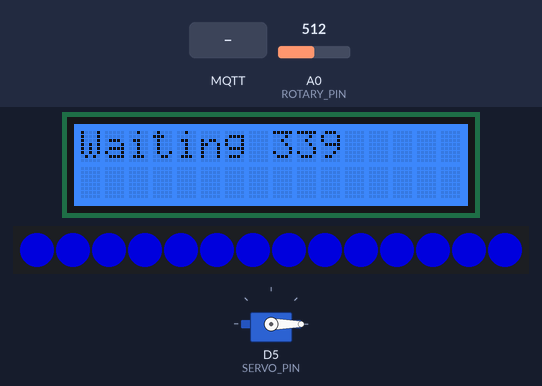
This sketch was run on a simulated ESP8266 (NodeMCU). Shown: 16×2 character LCD, servo, 14 RGB LEDs in strip order, left to right. Inputs (shaded band) come from the test bench; at power-on: A0 (ROTARY_PIN) = 512. Dim RGB values are drawn brighter than linear; WiFi joins after 1.5 s; servers stay silent unless stated; no MQTT or app messages arrive unless stated; what the sketch prints to the serial monitor is not drawn.

Above: at 4.8 s.
4.9 s: MQTT message "1" arrives on the third subscribed topic
At 7.86 s:
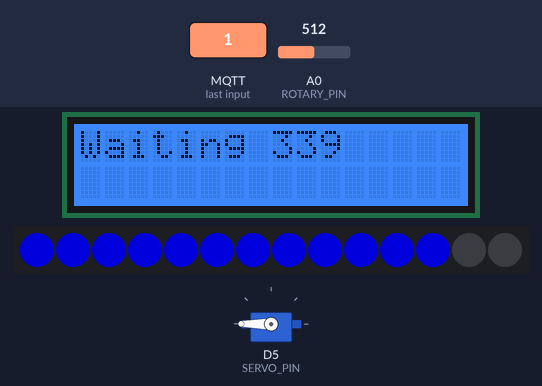
7.9 s: A0 (ROTARY_PIN) set to 306
At 8.6 s:
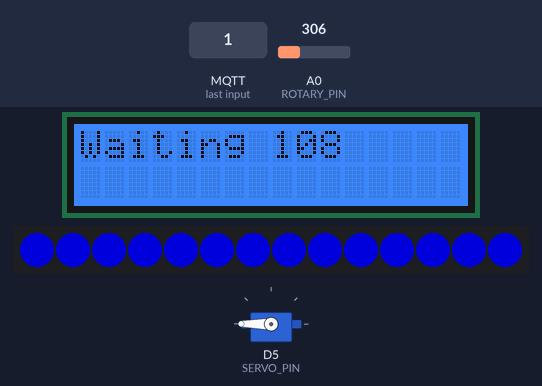
9.4 s: A0 (ROTARY_PIN) set to 522
At 12.0 s:
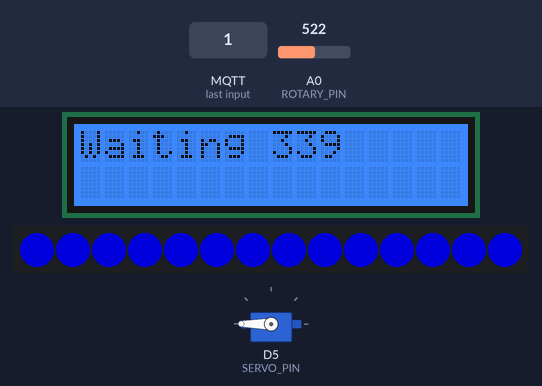
13.9 s: A0 (ROTARY_PIN) set to 511
At 15.5 s:
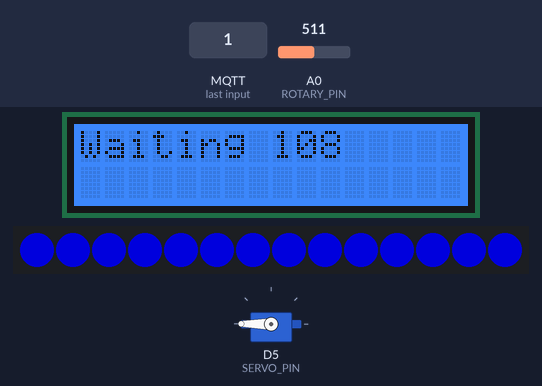
Timing chart, 0 to 17.0 s (numbered marks = the images above; inputs shaded):
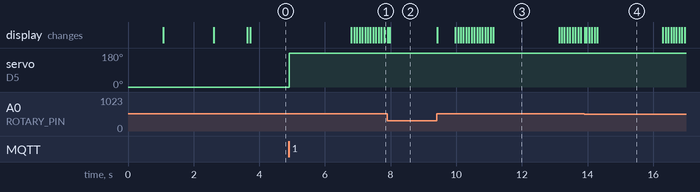

Measured:
- after the input at 4.9 s, servo on D5 (SERVO_PIN): 0° → 180° at once
- after the input at 7.9 s, the display: first changes at once (image 2 shows a later state)
- what the display in image 3 shows lasts 2.0 s, from 11.1 s to 13.1 s

The sketch:

final.ino
```cpp
#include <ESP8266WiFi.h>
#include <PubSubClient.h>
#include <Wire.h>
#include <rgb_lcd.h>
#include <ArduinoJson.h>
#include <Servo.h>          // Servo
#include <Adafruit_NeoPixel.h>  // WS2812 / WS2812B

// ================== WiFi config ==================
const char* ssid     = "CE-Hub-Student";
const char* wifiPass = "casa-ce-gagarin-public-service";

// ================== MQTT config ==================
const char* mqttServer  = "mqtt.cetools.org";
const int   mqttPort    = 1884;
const char* mqttUser    = "student";
const char* mqttPass    = "ce2021-mqtt-forget-whale";

const char* topicBus108 = "student/MUJI/qingshan/bus-108-mini";
const char* topicBus339 = "student/MUJI/qingshan/bus-339-mini";
const char* topicWalk   = "student/MUJI/qingshan/walk";

// ================== hardware pins ==================
const int ROTARY_PIN = A0;   // Grove Rotary Angle sensor to A0
const int SERVO_PIN  = D5;   // MG90S to D5
const int LED_PIN    = D4;   // WS2812 strip data pin
const int NUM_LEDS   = 14;   // first 25 LEDs

// ================== Grove LCD ==================
rgb_lcd lcd;

// ================== MQTT objects ==================
WiFiClient espClient;
PubSubClient client(espClient);

// ================== Servo ==================
Servo curtainServo;
int   currentServoAngle = 0;

// ================== WS2812 strip ==================
Adafruit_NeoPixel strip(NUM_LEDS, LED_PIN, NEO_GRB + NEO_KHZ800);

// ================== data structures ==================
struct BusInfo {
  String route;
  String londonAquatics;   // arrival_london_aquatics
  String stratfordCity;    // arrival_stratford_city
  bool   valid;
  bool   recommended;
};

BusInfo bus108Rec;   // 108: recommended
BusInfo bus108Next;  // 108: next
bool    hasBus108 = false;

BusInfo bus339Rec;   // 339: recommended
BusInfo bus339Next;  // 339: next
bool    hasBus339 = false;

// current zone: 0=108, 1=339
int currentZone = 0;
int lastZone    = -1;
bool displayDirty = true;

// ================== helpers ==================

String trim16(const String &s) {
  if (s.length() <= 16) return s;
  return s.substring(0, 16);
}

String makeLine(const BusInfo &b, bool highlight) {
  if (!b.valid) {
    return highlight ? ">No data" : " No data";
  }

  String line = b.route + " " + b.londonAquatics + " " + b.stratfordCity;
  if (highlight) {
    line = ">" + line;
  } else {
    line = " " + line;
  }
  return trim16(line);
}

void renderDisplay() {
  lcd.clear();

  BusInfo *b = nullptr;

  if (currentZone == 0) {
    if (!hasBus108 || !bus108Rec.valid) {
      lcd.setCursor(0, 0);
      lcd.print(trim16("Waiting 108"));
      lcd.setCursor(0, 1);
      lcd.print("");
      return;
    }
    b = &bus108Rec;
  } else {
    if (!hasBus339 || !bus339Rec.valid) {
      lcd.setCursor(0, 0);
      lcd.print(trim16("Waiting 339"));
      lcd.setCursor(0, 1);
      lcd.print("");
      return;
    }
    b = &bus339Rec;
  }

  String line1 = b->route + " Recommended";
  lcd.setCursor(0, 0);
  lcd.print(trim16(line1));

  String line2 = b->londonAquatics + "->" + b->stratfordCity;
  lcd.setCursor(0, 1);
  lcd.print(trim16(line2));
}

void updateZoneFromRotary() {
  int raw = analogRead(ROTARY_PIN);  // 0~1023
  int zone = (raw < 512) ? 0 : 1;    // 0:108, 1:339

  currentZone = zone;

  if (zone != lastZone) {
    lastZone = zone;
    displayDirty = true;
    Serial.print("Zone changed to: ");
    Serial.println(zone == 0 ? "108" : "339");
  }
}

// ================== WiFi & MQTT ==================
void setupWiFi() {
  delay(10);
  Serial.println();
  Serial.print("Connecting to ");
  Serial.println(ssid);

  WiFi.mode(WIFI_STA);
  WiFi.begin(ssid, wifiPass);

  while (WiFi.status() != WL_CONNECTED) {
    delay(500);
    Serial.print(".");
  }

  Serial.println();
  Serial.print("WiFi connected, IP: ");
  Serial.println(WiFi.localIP());
}

// ================== JSON helpers ==================
bool extractRecommendedAndNextObjects(const String& jsonStr,
                                      String& recObjJson,
                                      String& nextObjJson) {
  recObjJson  = "";
  nextObjJson = "";

  int recPos = jsonStr.indexOf("\"recommended\":true");
  int recStart, recEnd;

  if (recPos != -1) {
    recStart = jsonStr.lastIndexOf('{', recPos);
    recEnd   = jsonStr.indexOf('}', recPos);
  } else {
    recStart = jsonStr.indexOf('{');
    if (recStart == -1) return false;
    recEnd = jsonStr.indexOf('}', recStart);
  }

  if (recStart == -1 || recEnd == -1) {
    return false;
  }

  recObjJson = jsonStr.substring(recStart, recEnd + 1);

  int nextStart = jsonStr.indexOf('{', recEnd + 1);
  if (nextStart != -1) {
    int nextEnd = jsonStr.indexOf('}', nextStart);
    if (nextEnd != -1) {
      nextObjJson = jsonStr.substring(nextStart, nextEnd + 1);
    }
  }

  return true;
}

void parseBusJson(const char* topic, const String& jsonStr) {
  String recObjJson;
  String nextObjJson;

  if (!extractRecommendedAndNextObjects(jsonStr, recObjJson, nextObjJson)) {
    Serial.println("Failed to extract objects from JSON string.");
    return;
  }

  Serial.println("Recommended Obj JSON:");
  Serial.println(recObjJson);
  if (nextObjJson.length() > 0) {
    Serial.println("Next Obj JSON:");
    Serial.println(nextObjJson);
  }

  BusInfo recBus;
  BusInfo nextBus;
  recBus.valid  = false;
  nextBus.valid = false;

  {
    StaticJsonDocument<256> doc;
    DeserializationError err = deserializeJson(doc, recObjJson);
    if (err) {
      Serial.print("JSON parse error (recommended): ");
      Serial.println(err.c_str());
    } else {
      recBus.route          = String((const char*)doc["route"]);
      recBus.londonAquatics = String((const char*)doc["arrival_london_aquatics"]);
      recBus.stratfordCity  = String((const char*)doc["arrival_stratford_city"]);
      recBus.valid          = true;
      recBus.recommended    = doc["recommended"] | true;
    }
  }

  if (nextObjJson.length() > 0) {
    StaticJsonDocument<256> docNext;
    DeserializationError err = deserializeJson(docNext, nextObjJson);
    if (err) {
      Serial.print("JSON parse error (next): ");
      Serial.println(err.c_str());
    } else {
      nextBus.route          = String((const char*)docNext["route"]);
      nextBus.londonAquatics = String((const char*)docNext["arrival_london_aquatics"]);
      nextBus.stratfordCity  = String((const char*)docNext["arrival_stratford_city"]);
      nextBus.valid          = true;
      nextBus.recommended    = docNext["recommended"] | false;
    }
  }

  if (!recBus.valid) {
    Serial.println("No valid recommended bus parsed.");
    return;
  }

  String t = String(topic);
  if (t == topicBus108) {
    bus108Rec  = recBus;
    bus108Next = nextBus;
    hasBus108  = true;
    Serial.println("✅ Updated data for 108");
  } else if (t == topicBus339) {
    bus339Rec  = recBus;
    bus339Next = nextBus;
    hasBus339  = true;
    Serial.println("✅ Updated data for 339");
  }

  displayDirty = true;
}

// ========== parse walk JSON and control servo ==========
void parseWalkJson(const String& jsonStr) {
  StaticJsonDocument<256> doc;
  DeserializationError err = deserializeJson(doc, jsonStr);

  if (err) {
    Serial.print("JSON parse error (walk): ");
    Serial.println(err.c_str());
    return;
  }

  int segmentIndex = doc["segmentIndex"] | 0;
  Serial.print("segmentIndex = ");
  Serial.println(segmentIndex);

  float rawAngle = 180.0f - 4.25f * segmentIndex;
  if (rawAngle < 0)   rawAngle = 0;
  if (rawAngle > 180) rawAngle = 180;

  int targetAngle = (int)(rawAngle + 0.5f);

  Serial.print("Move servo from 180 to ");
  Serial.print(targetAngle);
  Serial.println(" deg");

  curtainServo.write(180);
  delay(300);
  curtainServo.write(targetAngle);
  currentServoAngle = targetAngle;
}

// ================== MQTT callback ==================
void mqttCallback(char* topic, byte* payload, unsigned int length) {
  Serial.print("Message arrived [");
  Serial.print(topic);
  Serial.println("]");

  String msg;
  msg.reserve(length + 1);
  for (unsigned int i = 0; i < length; i++) {
    msg += (char)payload[i];
  }

  Serial.println("---- Raw JSON ----");
  Serial.println(msg);
  Serial.println("------------------");

  String t = String(topic);

  if (t == topicBus108 || t == topicBus339) {
    parseBusJson(topic, msg);
  } else if (t == topicWalk) {
    parseWalkJson(msg);
  } else {
    Serial.println("Ignoring topic.");
  }
}

// ================== MQTT connect ==================
void reconnectMQTT() {
  while (!client.connected()) {
    Serial.print("Attempting MQTT connection...");
    String clientId = "ESP8266-BUS-";
    clientId += String(ESP.getChipId(), HEX);

    if (client.connect(clientId.c_str(), mqttUser, mqttPass)) {
      Serial.println("connected");

      client.subscribe(topicBus108);
      client.subscribe(topicBus339);
      client.subscribe(topicWalk);

      Serial.print("Subscribed to: ");
      Serial.println(topicBus108);
      Serial.print("Subscribed to: ");
      Serial.println(topicBus339);
      Serial.print("Subscribed to: ");
      Serial.println(topicWalk);

      lcd.clear();
      lcd.setCursor(0, 0);
      lcd.print("MQTT connected");
      lcd.setCursor(0, 1);
      lcd.print("108&339&walk");

      displayDirty = true;

    } else {
      Serial.print("failed, rc=");
      Serial.print(client.state());
      Serial.println(" try again in 5 seconds");

      lcd.clear();
      lcd.setCursor(0, 0);
      lcd.print("MQTT fail rc ");
      lcd.print(client.state());
      lcd.setCursor(0, 1);
      lcd.print("Retry in 5s");

      delay(5000);
    }
  }
}

// ================== setup ==================
void setup() {
  Serial.begin(115200);
  delay(1000);

  // I2C (SDA=D2, SCL=D1)
  Wire.begin(D2, D1);

  // LCD
  lcd.begin(16, 2);
  lcd.setRGB(0, 100, 255);

  lcd.clear();
  lcd.setCursor(0, 0);
  lcd.print("Booting...");

  hasBus108 = false;
  hasBus339 = false;
  lastZone  = -1;
  currentZone = 0;
  displayDirty = true;

  // Servo
  curtainServo.attach(SERVO_PIN, 500, 2500);
  curtainServo.write(0);
  currentServoAngle = 0;

  // WS2812 strip init: light first 25 LEDs
  strip.begin();
  strip.show();  // clear
  for (int i = 0; i < NUM_LEDS; i++) {
    // set to a medium brightness blue (you can change the color)
    strip.setPixelColor(i, strip.Color(0, 0, 150));
  }
  strip.show();

  // WiFi & MQTT
  setupWiFi();
  client.setServer(mqttServer, mqttPort);
  client.setCallback(mqttCallback);

  lcd.clear();
  lcd.setCursor(0, 0);
  lcd.print("WiFi OK");
  lcd.setCursor(0, 1);
  lcd.print(WiFi.localIP().toString());

  delay(1000);
  lcd.clear();
  lcd.setCursor(0, 0);
  lcd.print("Waiting 108/339");
}
// ================== LED animation state ==================
unsigned long ledTimer = 0;
int ledStep = 0;
bool ledHold = false;    // 正在全亮停顿阶段

// ================== loop ==================
void loop() {
  if (!client.connected()) {
    reconnectMQTT();
  }
  client.loop();

  updateZoneFromRotary();

  if (displayDirty) {
    renderDisplay();
    displayDirty = false;
  }

  // ================== LED animation ==================
  unsigned long now = millis();

  // 如果正在全亮等待
  if (ledHold) {
    if (now >= ledTimer) {
      // 等待结束 → 全灭，然后重新开始流水
      for (int i = 0; i < NUM_LEDS; i++) {
        strip.setPixelColor(i, strip.Color(0, 0, 0));
      }
      strip.show();
      ledStep = 0;
      ledHold = false;
      ledTimer = now + 80;  // 下一次点亮间隔
    }
    return; // 不继续执行流水逻辑
  }

  // 每 80ms 点亮下一颗灯
  if (now >= ledTimer) {
    ledTimer = now + 80;

    if (ledStep < NUM_LEDS) {
      // 点亮当前灯
      strip.setPixelColor(ledStep, strip.Color(0, 0, 150));  // 蓝色
      strip.show();
      ledStep++;

      // 如果到达最后一颗 → 进入 2 秒全亮阶段
      if (ledStep == NUM_LEDS) {
        ledHold = true;
        ledTimer = now + 2000; // 全亮停 2 秒
      }

    }
  }

  delay(10);
}
```
